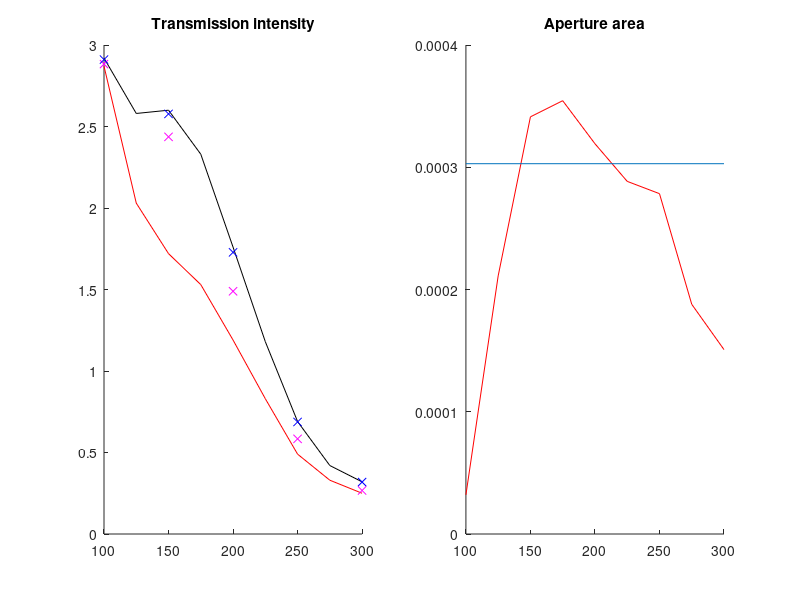

The MATLAB source for this figure:
% From curves in SPIE paper

% Source values
I_source = [2.92, 2.58, 2.60, 2.33, 1.76, 1.18, 0.69, 0.42, 0.32]; %mV

% For 13 nm - transmitted
I_trans_13 = [2.87, 2.03, 1.72, 1.53, 1.19, 0.83, 0.49, 0.33, 0.25]; %mV

ExCrossSec_13 = [0.51, 3.36, 5.43, 5.64, 5.08, 4.59, 4.43, 2.99, 2.40]; %x10^-21 m^2

% For 10.4 nm
ExCrossSec_10p4 = [0.12, NaN, 0.61, NaN, 1.57, NaN, 1.57, NaN, 1.70]; %x10^-21 m^2

% For 8 nm
ExCrossSec_8 = [0.12, NaN, 0.32, NaN, 0.67, NaN, 0.14, NaN, 0.15]; %x10^-21 m^2

testFrequncy = [100, 125, 150, 175, 200, 225, 250, 275, 300]; % GHz

% Smallest to largest - seems order is correct
numberSpheres = [3.6*10^15, 1.4*10^16, 1.6*10^16];
%numberSpheres = fliplr(numberSpheres);

apertureArea = ExCrossSec_13*10^-21*-numberSpheres(3)/log(I_trans_13/I_source);

% Just avg between 'reliable' points
avgArea = mean(apertureArea(find(testFrequncy > 120 & testFrequncy < 230)))

apertureRadius = sqrt(avgArea/pi)*1000



I_trans_10p4_calc = 10.^(ExCrossSec_10p4*10^-21*-numberSpheres(2)/avgArea) .* I_source;

I_trans_8_calc = 10.^(ExCrossSec_8*10^-21*-numberSpheres(1)/avgArea) .* I_source;



figure; subplot(1,2,1); hold on;

plot(testFrequncy, I_source, 'k')

plot(testFrequncy, I_trans_13, 'r')

plot(testFrequncy, I_trans_10p4_calc, 'xm')

plot(testFrequncy, I_trans_8_calc, 'xb')

title('Transmission intensity')


subplot(1,2,2); hold on;

plot(testFrequncy, apertureArea, 'r')

line([testFrequncy(1) testFrequncy(end)], [avgArea avgArea])
title('Aperture area')